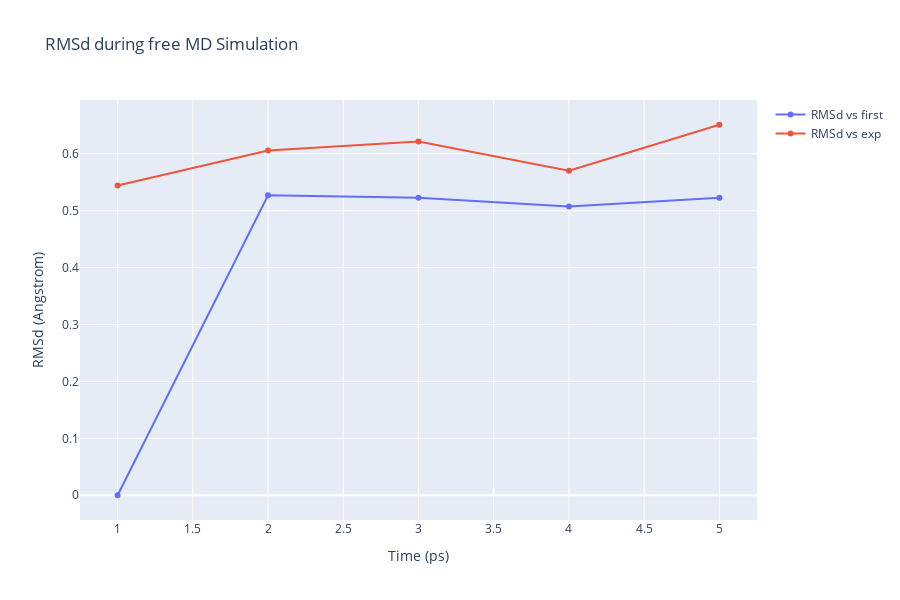

The notebook cell saved with this chart:
### Code cell
import plotly.graph_objs as go

# Read RMS vs first snapshot data from file 
with open(output_rms_first, 'r') as rms_first_file:
    x, y = zip(*[
        (float(line.split()[0]), float(line.split()[1]))
        for line in rms_first_file
        if not line.startswith(("#", "@"))
        if float(line.split()[1]) < 1000
    ])

# Read RMS vs experimental structure data from file 
with open(output_rms_exp, 'r') as rms_exp_file:
    x2, y2 = zip(*[
        (float(line.split()[0]), float(line.split()[1]))
        for line in rms_exp_file
        if not line.startswith(("#", "@"))
        if float(line.split()[1]) < 1000
    ])

# Create a scatter plot
fig = go.Figure(data=[go.Scatter(x=x, y=y, name = 'RMSd vs first'), go.Scatter(x=x, y=y2, name = 'RMSd vs exp')])

# Update layout
fig.update_layout(title="RMSd during free MD Simulation",
                  xaxis_title="Time (ps)",
                  yaxis_title="RMSd (Angstrom)",
                  height=600)

# Show the figure (renderer changes for colab and jupyter)
rend = 'colab' if 'google.colab' in sys.modules else ''
fig.show(renderer=rend)

### Figure 1 — Plotly figure (JSON) as saved in the notebook; plotly's stock layout.template omitted (floating-point values rounded to 4 significant figures)
{"data": [{"name": "RMSd vs first", "type": "scatter", "x": [1, 2, 3, 4, 5], "y": [0, 0.5272, 0.5226, 0.5075, 0.5229]}, {"name": "RMSd vs exp", "type": "scatter", "x": [1, 2, 3, 4, 5], "y": [0.5442, 0.6058, 0.6216, 0.5703, 0.651]}], "layout": {"height": 600, "title": {"text": "RMSd during free MD Simulation"}, "xaxis": {"title": {"text": "Time (ps)"}}, "yaxis": {"title": {"text": "RMSd (Angstrom)"}}}}
